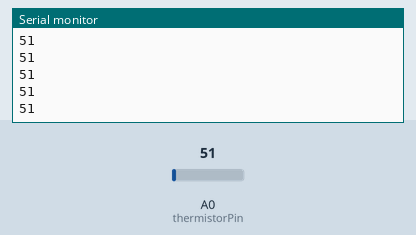
The sketch below on a simulated Arduino Uno, built with avr-gcc and run on an emulated ATmega328P. Parts: the last lines printed to the serial monitor. The test bench sets the inputs (shaded band); at power-on: A0 (thermistorPin) = 51.

Above: at 1.2 s.
1.3 s: A0 (thermistorPin) set to 61
At 2.4 s:
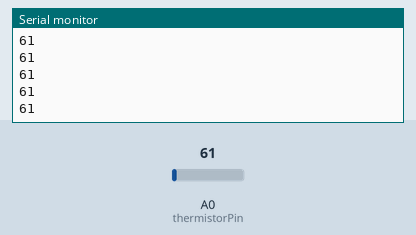
2.8 s: A0 (thermistorPin) set to 71
At 3.9 s:
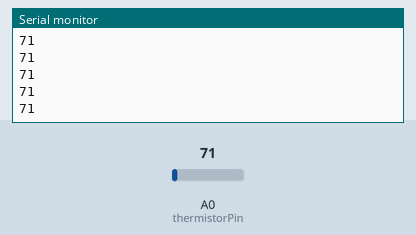
Timing chart, 0 to 5.8 s (numbered marks = the images above; inputs shaded):
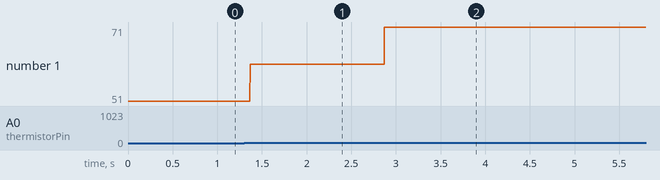

The sketch:

temperature_lm35.ino
```cpp
/*thermistor lm35*/
int thermistorPin =A0;
void setup() {
  Serial.begin(9600);
 // pinMode(thermistorPin,INPUT);

}

void loop() {
  int value =analogRead(thermistorPin);
  Serial.print(value);
  Serial.println("");
}
```

Measured:
- after the input at 1.3 s, the serial monitor: prints a new line after 0.07 s (image 1)
- after the input at 2.8 s, the serial monitor: prints a new line after 0.07 s (image 2)
- plotted number 1: 51 → 61 after the input at 1.3 s, 61 → 71 after the input at 2.8 s
